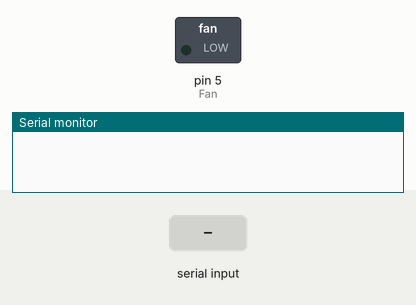
This sketch was run on a simulated Arduino Uno, built with avr-gcc and run on an emulated ATmega328P. Parts: switched loads named in the sketch (green lamp = pin HIGH), the last lines printed to the serial monitor. The test bench sets the inputs (shaded band).

Above: at 1.2 s.
1.3 s: "+" received over Serial
At 1.78 s:
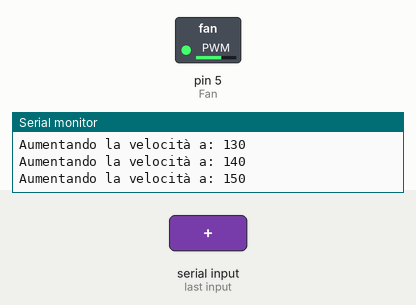
At 2.5 s:
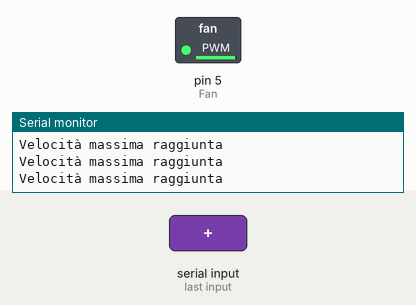
3.5 s: "-" received over Serial
At 4.06 s:
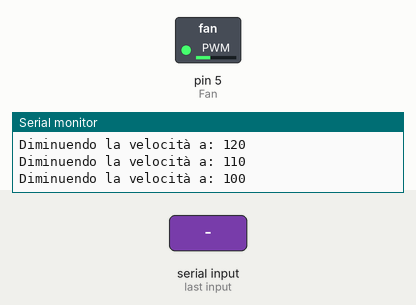
Timing chart, 0 to 6.5 s (numbered marks = the images above; inputs shaded):
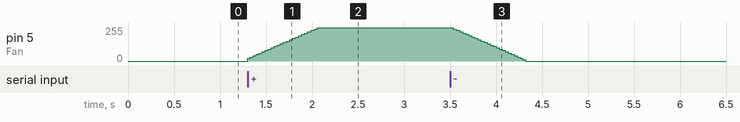

Measured:
- after the input at 1.3 s, pin 5 (Fan): moves from 0/255 to 250/255 over 0.75 s, starting at once
- after the input at 3.5 s, pin 5 (Fan): moves from 250/255 to 0/255 over 0.79 s, starting at once

The sketch:

fan.ino
```cpp
//Arduino Sample Code for Fan Module
//www.DFRobot.com
//Version 1.0

#define Fan 5    //define driver pins

char c;
int value = 0;

void setup()
{
  pinMode(Fan,OUTPUT);
  Serial.begin(9600);    //Baudrate: 9600
}
void loop()
{
        analogWrite(Fan, value);   //PWM
        if(Serial.available() > 0)
          c = Serial.peek();
        Serial.read();

        if(c=='+'){
          if(value<244){
            value+=10;
            Serial.print("Aumentando la velocità a: ");
            Serial.println(value);

          }
          else
            Serial.println("Velocità massima raggiunta");
        }
        if(c=='-'){
          if(value>9){
            value-=10;
            Serial.print("Diminuendo la velocità a: ");
            Serial.println(value);

          }
          else
            Serial.println("Velocità minima raggiunta");
        }
}
```
